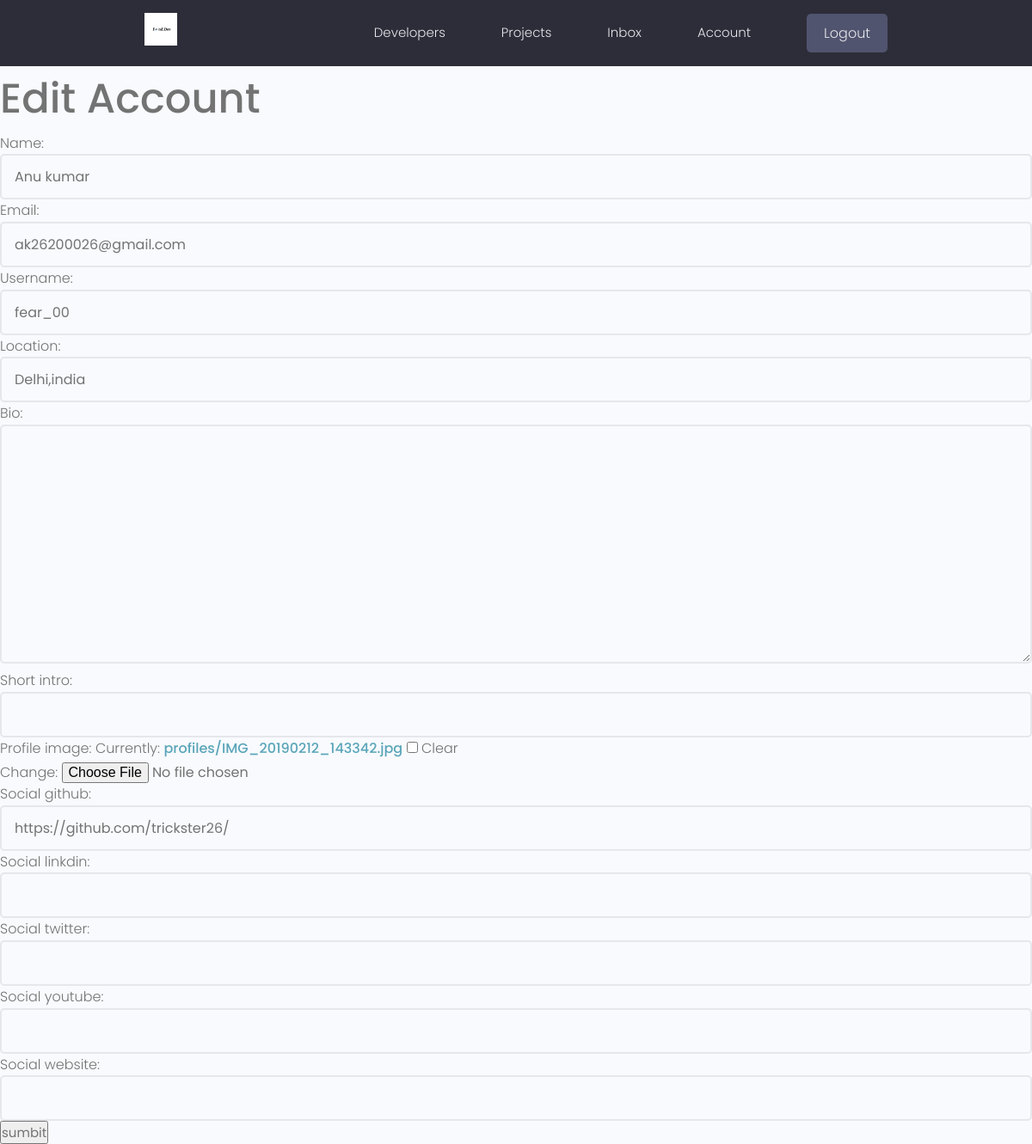
/edit-account/ (signed in), run on the app's committed database.
### users/models.py (models this page shows, shortened)
class Profiles(models.Model):
    user = models.OneToOneField(User , on_delete = models.CASCADE ,null= True , blank=True)
    name = models.CharField(max_length=200 , blank=True ,null=True)
    email = models.EmailField(max_length=500 ,blank=True, null=True)
    username = models.CharField(max_length=200 , blank=True ,null=True)
    location = models.CharField(max_length=200 , blank=True ,null=True)
    short_intro = models.CharField(max_length=200 , blank=True ,null=True)
    bio = models.TextField(blank=True, null=True)
    profile_image = models.ImageField(null=True, blank =True ,upload_to ='profiles/',default='profiles/user-default.png')
    social_github = models.CharField(max_length=200,blank=True,null=True)
    social_twitter = models.CharField(max_length=200,blank=True,null=True)
    social_linkdin = models.CharField(max_length=200,blank=True,null=True)
    social_youtube = models.CharField(max_length=200,blank=True,null=True)
    social_website = models.CharField(max_length=200,blank=True,null=True)
    created = models.DateTimeField(auto_now_add=True)
    id = models.UUIDField(default=uuid.uuid4,unique=True,primary_key=True,editable=False)

### users/views.py (the view)
# urls.py: path('edit-account/',views.editAccount,name="edit-account"),
@login_required(login_url='login')
def editAccount(request):
    profile = request.user.profiles
    form = ProfileForm( instance= profile )
    if request.method == 'POST':
        form = ProfileForm(request.POST,request.FILES,instance=profile)
        if form.is_valid():
            form.save()
            return redirect('account')
    context = {'form':form}
    return render(request , 'users/profile_form.html',context)

### users/forms.py
class ProfileForm(ModelForm):
    class Meta:
        model= Profiles
        fields =[
            'name','email', 'username' , 'location', 'bio'
             ,'short_intro' , 'profile_image', 'social_github' , 'social_linkdin', 'social_twitter'
            , 'social_youtube','social_website']
    def __init__(self,*args,**kwargs):
        super(ProfileForm,self).__init__(*args,**kwargs)
        for name, field in self.fields.items():
            field.widget.attrs.update({'class':'input'})

### users/templates/users/profile_form.html (shortened to what this page needs)
{% extends "main.html" %}
{% block content %}
<h1>Edit Account</h1>
<form method="POST" action="{% url 'edit-account' %}" , enctype="multipart/form-data">
    {{form.as_p}}
    <input type="submit" value="sumbit" />
</form>
{% endblock content %}

### static/styles/app.css (style rules this page uses)
:root { --color-sub: #2d2d39; }

### static/uikit/styles/modules/_variables.css (style rules this page uses)
:root { --color-main: #5aa5b9; --color-main-light: #e6faff; --color-sub: #3f4156; --color-sub-light: #51546e; --color-sub-lighter: #ededfd; --color-text: #737373; --color-gray: #8b8b8b; --color-light: #e5e7eb; --color-light-gray: #767676; --color-bg: #f8fafd; --color-white: #fffefd; --color-white-light: #f3f3f3; --color-success: #359e64; --color-success-bg: #def8e8; --color-error: #fc4b0b; --color-error-bg: #fff2ee; --font-base: 'Poppins', arial, helvetica, 'Segoe UI', roboto, ubuntu, sans-serif; --font-monospace: 'Fira Code', 'Courier New', courier, monospace; --font-regular: 300; --font-medium: 500; --font-bold: 700; --generic-shadow: 1px 1px 5px #00000010; --generic-transition: all 0.3s ease-in-out; }

### static/uikit/styles/modules/_base.css (style rules this page uses)
* { margin: 0; padding: 0; box-sizing: border-box; text-rendering: optimizeLegibility; color: inherit; font-size: inherit; }
html { font-size: 50%; }
@media only screen and (min-width: 480px) { html { font-size: 56.25%; } }
@media only screen and (min-width: 1200px) { html { font-size: 62.5%; } }
body { line-height: 1.6; font-weight: 400; font-size: 1.5rem; color: var(--color-text); background-color: var(--color-bg); min-height: 100vh; }

### static/uikit/styles/modules/_typography.css (style rules this page uses)
* { font-family: var(--font-base); }
h1 { font-size: 4.8rem; font-weight: var(--font-medium); }
p, span, strong { font-size: 1.6rem; color: var(--color-text); font-weight: var(--font-regular); }
a { padding-bottom: 2px; text-decoration: none; display: inline-block; color: var(--color-main); font-weight: var(--font-medium); }

### static/uikit/styles/modules/_form.css (style rules this page uses)
input.input[type='text'], input.input[type='email'], input.input[type='password'], input.input[type='number'], textarea.input { min-width: 24rem; width: 100%; padding: 1.2rem 1.5rem; border-radius: 0.5rem; border: 2px solid var(--color-light); transition: all 0.3s ease-in-out; background-color: var(--color-bg); }

### data on the page
Profiles: name "Anu kumar", email "ak26200026@gmail.com", username "fear_00", location "Delhi,india", social_github "https://github.com/trickster26/"
